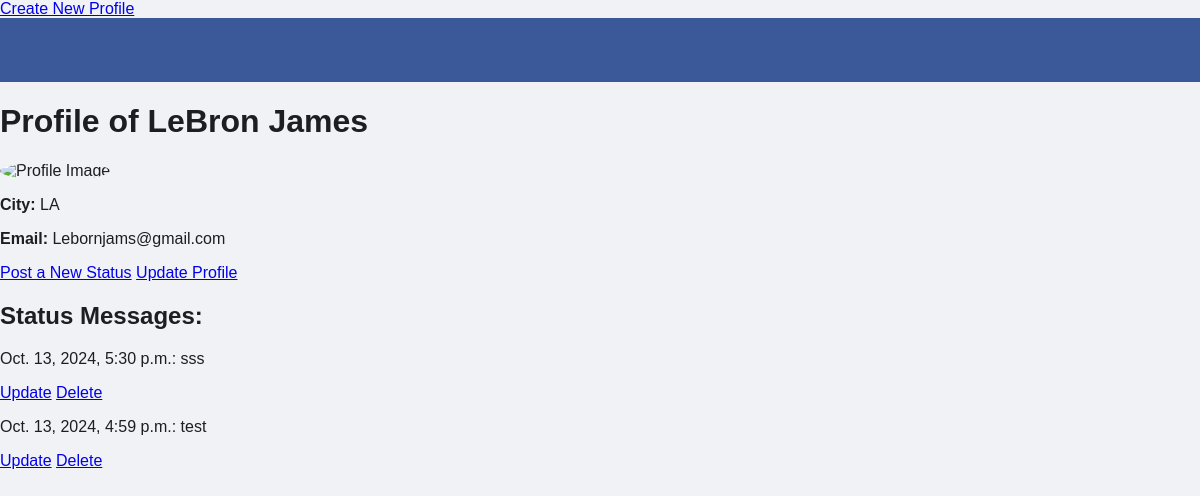
Page /mini_fb/profile/1 on the earlier database version.
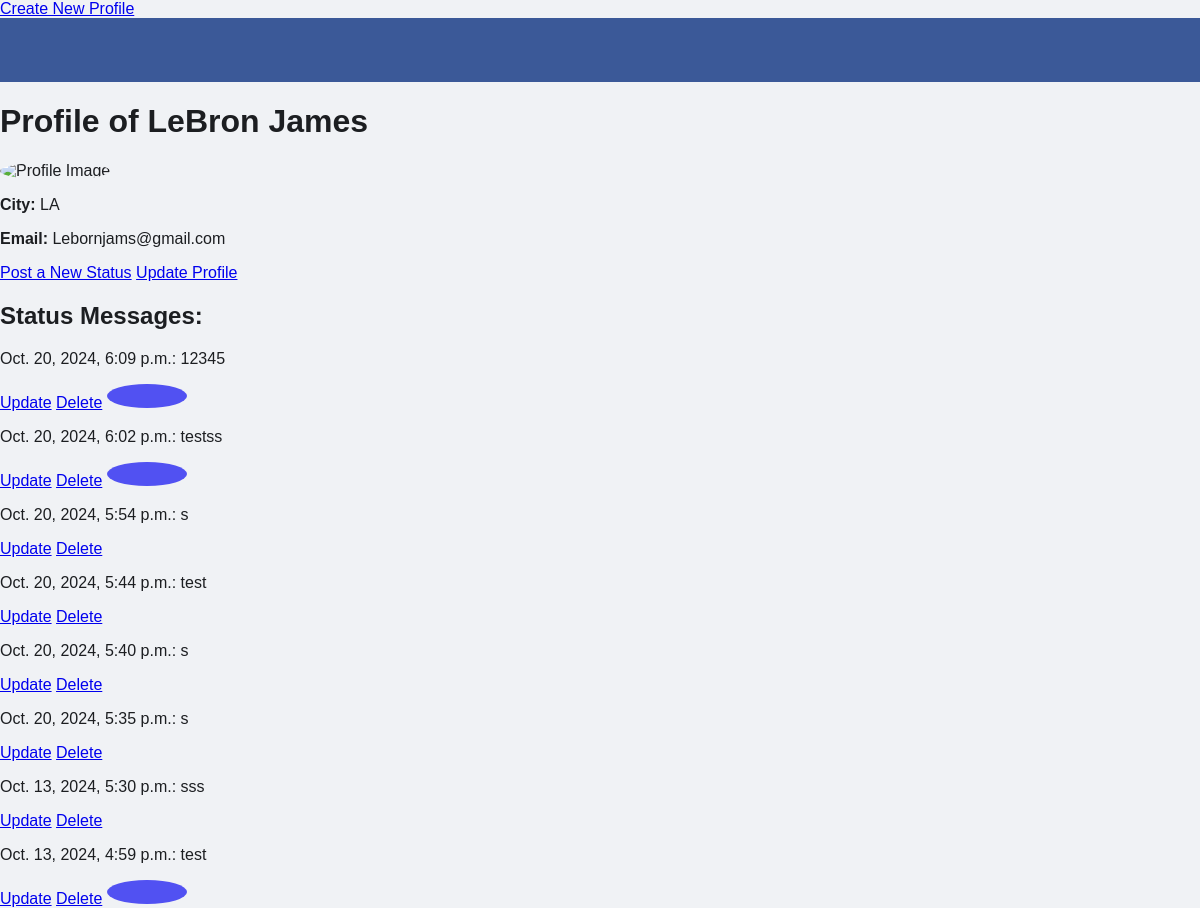
Same page on the later database version.
### mini_fb/models.py (models this page shows, shortened)
class StatusMessage(models.Model):
    timestamp = models.DateTimeField(default=timezone.now)
    message = models.TextField()
    profile = models.ForeignKey(Profile, on_delete=models.CASCADE, related_name='status_messages')
    def get_images(self):
        return self.images.all()

class Image(models.Model):
    status_message = models.ForeignKey('StatusMessage', related_name='images', on_delete=models.CASCADE)
    image_file = models.ImageField(upload_to='status_images/')
    timestamp = models.DateTimeField(default=timezone.now)

### mini_fb/views.py (the view)
# urls.py: path('profile/<int:pk>', ShowProfilePageView.as_view(), name='show_profile'),
class ShowProfilePageView(DetailView):
    model = Profile
    template_name = 'mini_fb/show_profile.html'
    context_object_name = 'profile'

### mini_fb/models.py (called while the page is built)
    def get_status_messages(self):
        return self.status_messages.order_by('-timestamp')

### mini_fb/templates/mini_fb/show_profile.html
{% extends 'mini_fb/base.html' %}
{% block content %}
<div class="profile">
    <h1>Profile of {{ profile.first_name }} {{ profile.last_name }}</h1>
    <img src="{{ profile.profile_image_url }}" alt="Profile Image" style="width: 300px; height: auto;">
    <p><strong>City:</strong> {{ profile.city }}</p>
    <p><strong>Email:</strong> {{ profile.email }}</p>
    <a href="{% url 'create_status' profile.pk %}">Post a New Status</a>
    <a href="{% url 'update_profile' profile.pk %}">Update Profile</a>
</div>
<div class="status-messages">
    <h2>Status Messages:</h2>
    {% for status in profile.get_status_messages %}
    <div class="message">
        <p>{{ status.timestamp }}: {{ status.message }}</p>
        <a href="{% url 'update_status' status.pk %}">Update</a>
        <a href="{% url 'delete_status' status.pk %}">Delete</a>
        {% for img in status.get_images %}
            <img src="{{ img.image_file.url }}" alt="Status image" style="max-width: 200px; height: auto;">
        {% endfor %}
    </div>
    {% empty %}
        <p>No status messages.</p>
    {% endfor %}
</div>
{% endblock %}

Differences in the rows shown:
added StatusMessage: timestamp "Oct. 20, 2024, 6:09 p.m.", message "12345"
added Image: image_file (picture), shown under "Oct. 20, 2024, 6:09 p.m."
added StatusMessage: timestamp "Oct. 20, 2024, 6:02 p.m.", message "testss"
added Image: image_file (picture), shown under "Oct. 20, 2024, 6:02 p.m."
added StatusMessage: timestamp "Oct. 20, 2024, 5:54 p.m.", message "s"
added StatusMessage: timestamp "Oct. 20, 2024, 5:44 p.m.", message "test"
added StatusMessage: timestamp "Oct. 20, 2024, 5:40 p.m.", message "s"
added StatusMessage: timestamp "Oct. 20, 2024, 5:35 p.m.", message "s"
added Image: image_file (picture), shown under StatusMessage "Oct. 13, 2024, 4:59 p.m."
